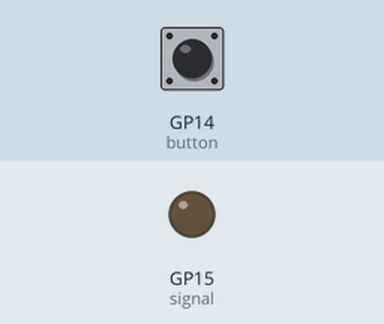
Bench run of a program on a simulated Raspberry Pi Pico running MicroPython. Parts: output pins drawn as LEDs (lit = HIGH). The inputs (shaded band) are chosen by the test bench; at power-on: GP14 (button) LOW.

Above: at 1.2 s.
1.3 s: GP14 (button) pulled HIGH for 0.15 s
At 1.37 s:
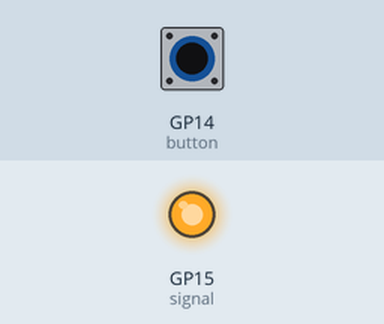
2.9 s: GP14 (button) pulled HIGH for 3.2 s
At 6.4 s:
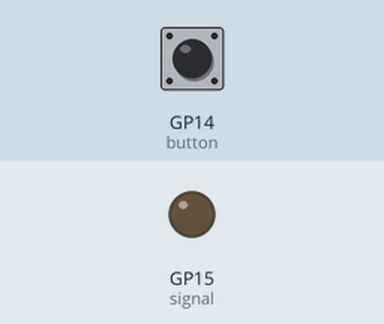
Timing chart, 0 to 7.9 s (numbered marks = the images above; inputs shaded):
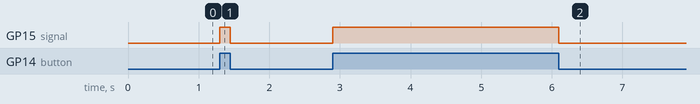

Measured:
- after the input at 1.3 s, GP15 (signal): LOW → HIGH at once, → LOW 0.15 s later
- after the input at 2.9 s, GP15 (signal): LOW → HIGH at once, → LOW 3.2 s later

The program:

2.15_transistor.py
```python
import machine

# Initialize the button and signal pins
button = machine.Pin(14, machine.Pin.IN)
signal = machine.Pin(15, machine.Pin.OUT)

while True:
    button_status = button.value()
    if button_status == 1:
        signal.value(1)  # Send high signal to the transistor
    else:
        signal.value(0)  # Send low signal to the transistor
```
